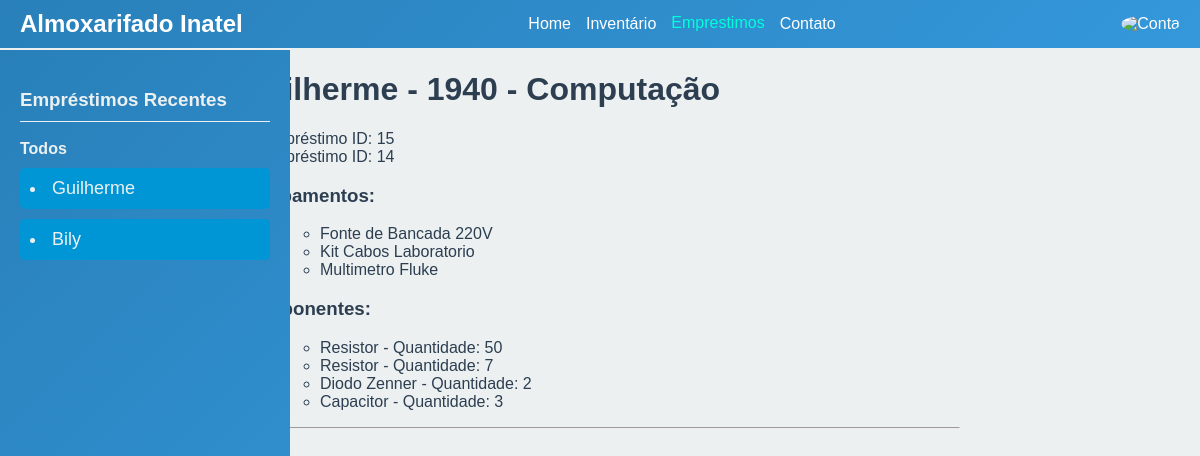
/emprestimos/aluno/1940/, run on the app's committed database.
### autenticacao/models.py (models this page shows, shortened)
class Aluno(models.Model):
    user = models.OneToOneField(User, on_delete=models.CASCADE, null=True)
    matricula = models.IntegerField(primary_key=True)
    curso = models.CharField(max_length=50)

class User(AbstractUser):
    name = models.CharField(max_length=200, null=True, unique=True)
    email= models.EmailField(unique=True, null=True)
    is_aluno = models.BooleanField(default=False)
    is_funcionario = models.BooleanField(default=False)
    USERNAME_FIELD = 'email'
    REQUIRED_FIELDS = []

### emprestimos/models.py (models this page shows, shortened)
class Emprestimo(models.Model):
    id = models.BigAutoField(primary_key=True, unique=True)
    estado = models.CharField(max_length=50) # Ativo, Pendente(esperando aprovacao), Atrasado
    data_de_retirada = models.DateField(verbose_name='Data de Retirada', auto_now_add=True)
    data_de_devolucao = models.DateField(verbose_name='Data de Devolução')
    aluno = models.ForeignKey(Aluno, on_delete=models.PROTECT)
    funcionario = models.ForeignKey(Funcionario, on_delete=models.PROTECT)

### inventario/models.py (models this page shows, shortened)
class Equipamento(models.Model):
    id = models.IntegerField(primary_key=True, unique=True)
    nome = models.CharField(max_length=50)
    descricao = models.CharField(max_length=500,verbose_name='Descrição')
    localizacao = models.CharField(max_length=50, verbose_name='Localização')
    emprestimo = models.ForeignKey(Emprestimo, on_delete=models.SET_DEFAULT, default=None, blank=True, null=True)

class Emprestimo_has_components(models.Model):
    emprestimo = models.ForeignKey(Emprestimo, on_delete=models.CASCADE)
    componente = models.ForeignKey(Componente, on_delete=models.PROTECT)
    quantidade = models.IntegerField()

class Componente(models.Model):
    id = models.AutoField(primary_key=True, unique=True)
    nome = models.CharField(max_length=50)
    unidade_de_medida = models.CharField(max_length=50, verbose_name='Unidade de Medida')
    valor = models.DecimalField(decimal_places=4, max_digits=16)
    localizacao = models.CharField(max_length=50, verbose_name='Localização')

### emprestimos/views.py (the view)
# urls.py: path('aluno/<int:pk>/',EmprestimoDetalhes, name='detalhes' ),
def EmprestimoDetalhes(request, pk):
    try:
        aluno = Aluno.objects.get(matricula=pk)
    except Aluno.DoesNotExist:
        return redirect('home_page')
    emprestimos = Emprestimo.objects.filter(aluno=aluno).order_by('-id')
    if not emprestimos.exists():
        return redirect('home_page')
    equipamentos = Equipamento.objects.filter(emprestimo__in=emprestimos)
    componentes = Emprestimo_has_components.objects.filter(emprestimo__in=emprestimos)
    alunos_com_emprestimos = Aluno.objects.filter(emprestimo__isnull=False).distinct()
    alunos_com_emprestimos = sorted(alunos_com_emprestimos, key=lambda aluno: aluno.emprestimo_set.order_by('-id').first().id, reverse=True)
    context = {
        'aluno': aluno,
        'equipamentos': equipamentos,
        'emprestimos': emprestimos,
        'componentes': componentes,
        'alunos_com_emprestimos': alunos_com_emprestimos,
    }
    return render(request, 'detalhes.html', context)

### emprestimos/templates/detalhes.html (shortened to what this page needs)
{% extends "base.html" %}
{% block content %}
<div class="detalhes_aluno">
    <div>
        {% include 'componente_emprestimo_recente.html' %}
    </div>
    <div>
        <h1>{{ aluno.user.username }} - {{ aluno.matricula }} - {{ aluno.curso }}</h1>
        {% for emprestimo in emprestimos %}
            <li>Empréstimo ID: {{ emprestimo.id }}</li>
        {% endfor %}
        <h3>Equipamentos:</h3>
        <ul>
            {% for emprestimo in emprestimos %}
                <ul>
                    {% for equipamento in equipamentos %}
                        {% if equipamento.emprestimo == emprestimo %}
                            <li>{{ equipamento.nome }}</li>
                        {% endif %}
                    {% endfor %}
                </ul>
            {% endfor %}
        </ul>
        <h3>Componentes:</h3>
        <ul>
            {% for emprestimo in emprestimos %}
                <ul>
                    {% for componente in componentes %}
                        {% if componente.emprestimo == emprestimo %}
                            <li>{{ componente.componente.nome }} - Quantidade: {{ componente.quantidade }}</li>
                        {% endif %}
                    {% endfor %}
                </ul>
            {% endfor %}
        </ul>
        <hr>
        <a href="{% url 'emprestimo' %}">Voltar</a>
    </div>
    <div>
    </div>
</div>
{% endblock content %}

### emprestimos/templates/componente_emprestimo_recente.html (shortened to what this page needs)
<head>
</head>
<body>
    <div class="sidebar">
        <h3>Empréstimos Recentes</h3>
        <div class="link-container">
            <a href="{% url 'emprestimo' %}">Todos</a>
        </div>
        {% for aluno in alunos_com_emprestimos %}
        <div class="aluno-link">
            <li><a href="{% url 'detalhes' pk=aluno.matricula %}">{{ aluno.user.username }}</a></li>
        </div>
        {% endfor %}
    </div>
</body>

### static/css/base.css (style rules this page uses)
body { font-family: Nunito sans, sans-serif; flex-direction: column; min-height: 100vh; margin: 0; padding: 0; background-color: #f0f8ff; }
.sidebar, .app-bar { background: linear-gradient(135deg, #2980b9, #3498db); color: #fff; }

### emprestimos/templates/detalhes.html (style rules this page uses)
.detalhes_aluno { display: grid; grid-template-columns: 1fr 3fr 1fr; margin-top: 40px; }

### emprestimos/templates/componente_emprestimo_recente.html (style rules this page uses)
body { font-family: Arial, sans-serif; background-color: #ecf0f1; color: #2c3e50; margin: 0; padding: 0; }
.sidebar { width: 250px; background-color: #0096d6; color: #ecf0f1; padding: 20px; position: fixed; height: 100%; }
.sidebar h3 { border-bottom: 1px solid #ecf0f1; padding-bottom: 10px; }
.sidebar .link-container { margin-bottom: 10px; }
.sidebar .link-container a { text-decoration: none; color: #ecf0f1; font-weight: bold; }
.sidebar .aluno-link { background-color: #0096d6; padding: 10px; margin-bottom: 10px; border-radius: 5px; }
.sidebar .aluno-link a { text-decoration: none; color: #ecf0f1; font-size: 18px; }

### data on the page
Aluno: user.username "Guilherme", matricula "1940", curso "Computação"
Aluno: user.username "Bily"
Emprestimo: id "15"
Emprestimo: id "14"
Equipamento: nome "Fonte de Bancada 220V"
Equipamento: nome "Kit Cabos Laboratorio"
Equipamento: nome "Multimetro Fluke"
Emprestimo_has_components: componente.nome "Resistor", quantidade "50"
Emprestimo_has_components: componente.nome "Resistor", quantidade "7"
Emprestimo_has_components: componente.nome "Diodo Zenner", quantidade "2"
Emprestimo_has_components: componente.nome "Capacitor", quantidade "3"
